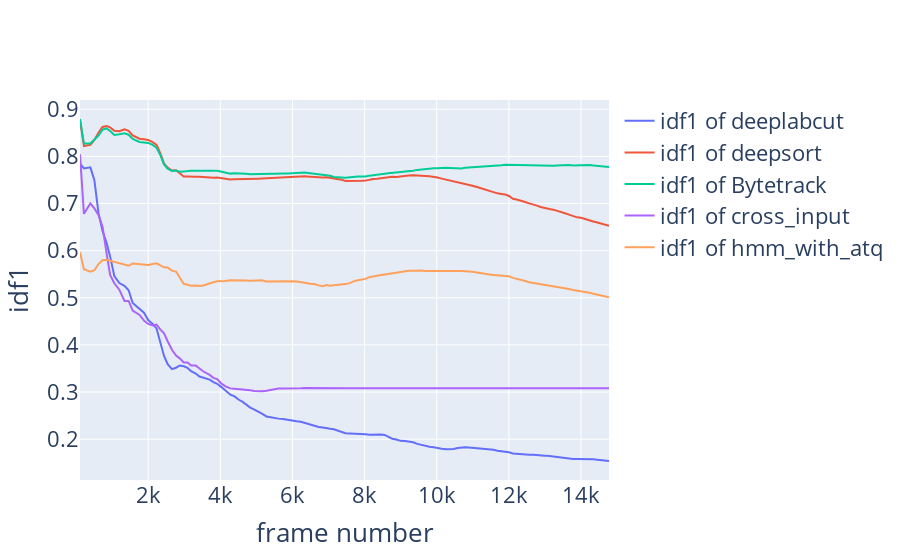
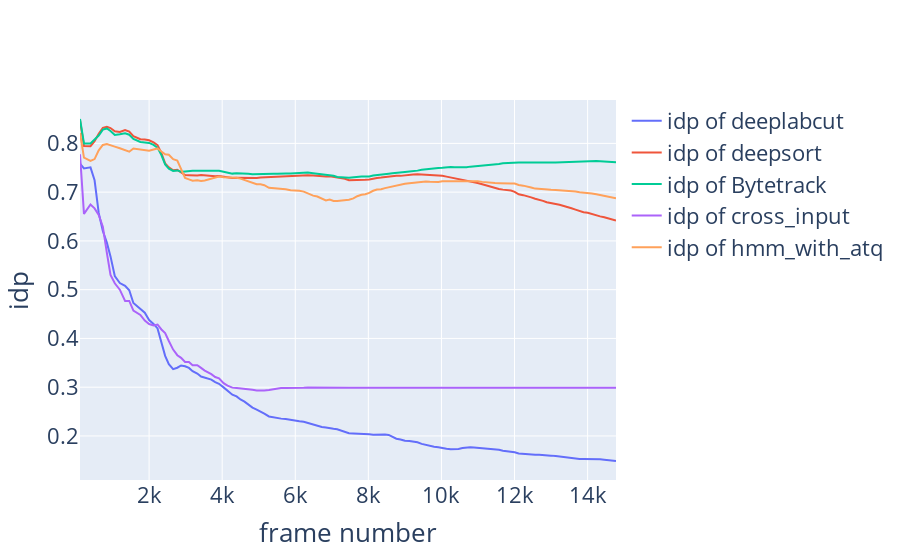
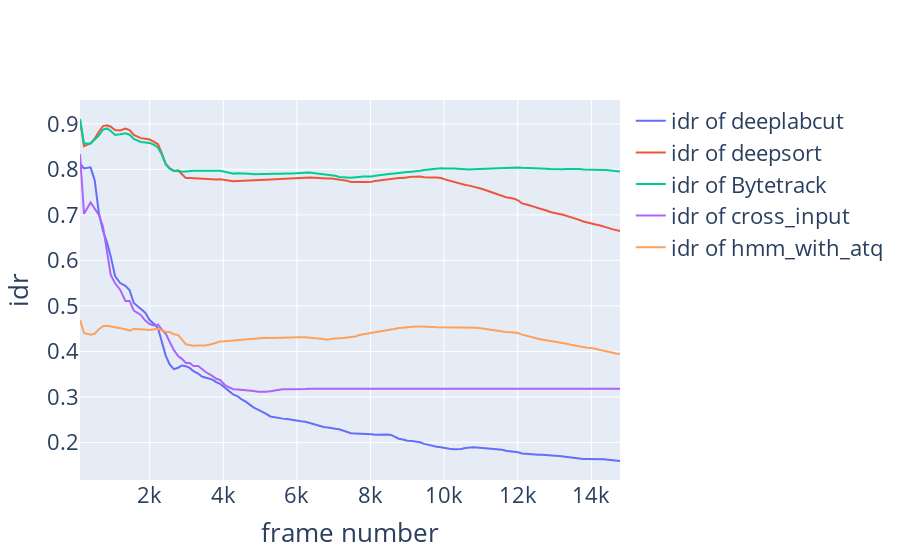
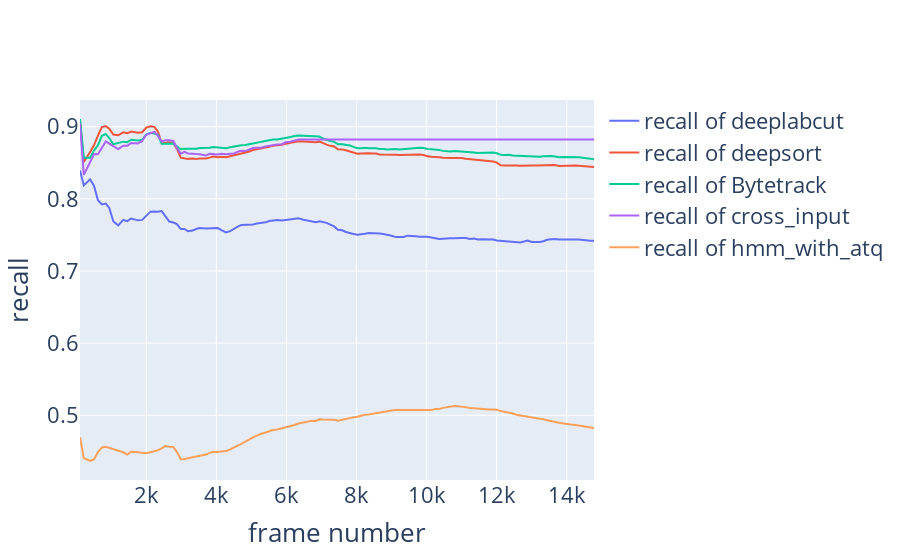

The notebook cell saved with these charts, in order:
### Code cell
#dct={"Bytetrack":"Bytetrack.json", "cross_input":"cross_input.json", "deepsort_smoothed_resut_without_max_thres":"deepsort_smoothed_resut_without_max_thres.json","deeplabcut":"deeplabcut_training.h5"}# 
dct={"Bytetrack":"Bytetrack.json",  "hmm_with_atq":"GR77_20200512_111314_with_atq_tracking_with_HMM_result_feeder.json", "deepsort":"deepsort_smoothed_resut_without_max_thres.json","deeplabcut":"deeplabcut.json", "cross_input":"cross_input.json"}# 

#"hmm_with_atq":"GR77_20200512_111314_with_atq_tracking_with_HMM_resut782.json"#
import pandas as pd
import copy
for idx, method in enumerate(dct.keys()):
    df_tmp = pd.read_excel(method+"_Tracking_result.xlsx")
    df_tmp.index = df_tmp['index']
    df_tmp = df_tmp.drop(['index'], axis=1)

    if idx>0:
        df_final = pd.merge(df_final, df_tmp, left_index=True, right_index=True)
    else:
        print(df_tmp)
        df_first =copy.deepcopy(df_tmp)
        df_final =df_tmp
    
"""df_deepsort=pd.read_excel("deepsort_Tracking_result.xlsx")
df_deepsort.index = df_deepsort['index']

df_Bytetrack=pd.read_excel("Bytetrack_Tracking_result.xlsx")
df_Bytetrack.index = df_Bytetrack['index']

df_deeplabcut = pd.read_excel("deeplabcut_Tracking_result.xlsx")
df_deeplabcut.index = df_deeplabcut['index']

df_deepsort_smoothed = pd.read_excel("deepsort_smoothed_Tracking_result.xlsx")
df_deepsort_smoothed.index = df_deepsort_smoothed['index']

df_deepsort_smoothed_without_max =  pd.read_excel("deepsort_smoothed_resut_without_max_thres_Tracking_result.xlsx")
df_deepsort_smoothed_without_max.index =  df_deepsort_smoothed_without_max["index"]

df_cross_input =  pd.read_excel("cross_input_Tracking_result.xlsx")
df_cross_input.index =  df_cross_input["index"]

df_hmm=  pd.read_excel("hmm_with_atq_Tracking_result.xlsx")
df_hmm.index =  df_hmm["index"]



df = pd.merge(df_deepsort, df_deeplabcut, left_index=True, right_index=True)
df2 = pd.merge(df, df_deepsort_smoothed, left_index=True, right_index=True)
df3 = pd.merge(df2, df_deepsort_smoothed_without_max, left_index=True, right_index=True)
df4= pd.merge(df3, df_Bytetrack, left_index=True, right_index=True)
df5= pd.merge(df4, df_cross_input, left_index=True, right_index=True)
df6= pd.merge(df5, df_hmm, left_index=True, right_index=True)

df=df6
print(df.columns)
"""
import plotly.express as px
import plotly.graph_objects as go

df=  df_final
print(df.columns)
for col in df_first:# ["num_switches","mota", "idf1"]:# df_first: #['idp', 'mota','idr', idf1 ]:#
    col =col.split('_Bytetrack')[0]
    if "index" not in col:
        fig = go.Figure()
        print(col)
        """fig.add_trace(go.Scatter(x=df.index.values, y=df[col+"_deepsort"].values,
                            mode='lines',
                            name=col+' of deepsort'))

        fig.add_trace(go.Scatter(x=df.index.values, y=df[col+"_deepsort_smoothed"].values,
                                mode='lines',
                                name=col+' of deepsort_smoothed'))"""

        fig.add_trace(go.Scatter(x=df.index.values, y=df[col+"_deeplabcut"].values,
                            mode='lines',
                            name=col+' of deeplabcut'))
        
        fig.add_trace(go.Scatter(x=df.index.values, y=df[col+"_deepsort"].values,
                            mode='lines',
                            name=col+' of deepsort'))
        fig.add_trace(go.Scatter(x=df.index.values, y=df[col+"_Bytetrack"].values,
                            mode='lines',
                            name=col+' of Bytetrack'))
        fig.add_trace(go.Scatter(x=df.index.values, y=df[col+"_cross_input"].values,
                            mode='lines',
                            name=col+' of cross_input'))
        fig.add_trace(go.Scatter(x=df.index.values, y=df[col+"_hmm_with_atq"].values,
                            mode='lines',
                            name=col+' of hmm_with_atq'))
        fig.update_layout(
            xaxis_title="frame number",
            yaxis_title=col,
            
            
    font=dict(
             #   color="black",
                size=22
            ),
                      
            )
        fig.show()

### Figure 1 — Plotly figure (JSON) as saved in the notebook; plotly's stock layout.template omitted (floating-point values rounded to 4 significant figures; data arrays with more than 128 entries replaced by an {"elided": "..."} marker saying what was removed)
{"data": [{"mode": "lines", "name": "idf1 of deeplabcut", "type": "scatter", "x": {"elided": "131 mixed values"}, "y": {"elided": "131 float values"}}, {"mode": "lines", "name": "idf1 of deepsort", "type": "scatter", "x": {"elided": "131 mixed values"}, "y": {"elided": "131 float values"}}, {"mode": "lines", "name": "idf1 of Bytetrack", "type": "scatter", "x": {"elided": "131 mixed values"}, "y": {"elided": "131 float values"}}, {"mode": "lines", "name": "idf1 of cross_input", "type": "scatter", "x": {"elided": "131 mixed values"}, "y": {"elided": "131 float values"}}, {"mode": "lines", "name": "idf1 of hmm_with_atq", "type": "scatter", "x": {"elided": "131 mixed values"}, "y": {"elided": "131 float values"}}], "layout": {"font": {"size": 22}, "xaxis": {"title": {"text": "frame number"}}, "yaxis": {"title": {"text": "idf1"}}}}

### Figure 2 — Plotly figure (JSON) as saved in the notebook; plotly's stock layout.template omitted (floating-point values rounded to 4 significant figures; data arrays with more than 128 entries replaced by an {"elided": "..."} marker saying what was removed)
{"data": [{"mode": "lines", "name": "idp of deeplabcut", "type": "scatter", "x": {"elided": "131 mixed values"}, "y": {"elided": "131 float values"}}, {"mode": "lines", "name": "idp of deepsort", "type": "scatter", "x": {"elided": "131 mixed values"}, "y": {"elided": "131 float values"}}, {"mode": "lines", "name": "idp of Bytetrack", "type": "scatter", "x": {"elided": "131 mixed values"}, "y": {"elided": "131 float values"}}, {"mode": "lines", "name": "idp of cross_input", "type": "scatter", "x": {"elided": "131 mixed values"}, "y": {"elided": "131 float values"}}, {"mode": "lines", "name": "idp of hmm_with_atq", "type": "scatter", "x": {"elided": "131 mixed values"}, "y": {"elided": "131 float values"}}], "layout": {"font": {"size": 22}, "xaxis": {"title": {"text": "frame number"}}, "yaxis": {"title": {"text": "idp"}}}}

### Figure 3 — Plotly figure (JSON) as saved in the notebook; plotly's stock layout.template omitted (floating-point values rounded to 4 significant figures; data arrays with more than 128 entries replaced by an {"elided": "..."} marker saying what was removed)
{"data": [{"mode": "lines", "name": "idr of deeplabcut", "type": "scatter", "x": {"elided": "131 mixed values"}, "y": {"elided": "131 float values"}}, {"mode": "lines", "name": "idr of deepsort", "type": "scatter", "x": {"elided": "131 mixed values"}, "y": {"elided": "131 float values"}}, {"mode": "lines", "name": "idr of Bytetrack", "type": "scatter", "x": {"elided": "131 mixed values"}, "y": {"elided": "131 float values"}}, {"mode": "lines", "name": "idr of cross_input", "type": "scatter", "x": {"elided": "131 mixed values"}, "y": {"elided": "131 float values"}}, {"mode": "lines", "name": "idr of hmm_with_atq", "type": "scatter", "x": {"elided": "131 mixed values"}, "y": {"elided": "131 float values"}}], "layout": {"font": {"size": 22}, "xaxis": {"title": {"text": "frame number"}}, "yaxis": {"title": {"text": "idr"}}}}

### Figure 4 — Plotly figure (JSON) as saved in the notebook; plotly's stock layout.template omitted (floating-point values rounded to 4 significant figures; data arrays with more than 128 entries replaced by an {"elided": "..."} marker saying what was removed)
{"data": [{"mode": "lines", "name": "recall of deeplabcut", "type": "scatter", "x": {"elided": "131 mixed values"}, "y": {"elided": "131 float values"}}, {"mode": "lines", "name": "recall of deepsort", "type": "scatter", "x": {"elided": "131 mixed values"}, "y": {"elided": "131 float values"}}, {"mode": "lines", "name": "recall of Bytetrack", "type": "scatter", "x": {"elided": "131 mixed values"}, "y": {"elided": "131 float values"}}, {"mode": "lines", "name": "recall of cross_input", "type": "scatter", "x": {"elided": "131 mixed values"}, "y": {"elided": "131 float values"}}, {"mode": "lines", "name": "recall of hmm_with_atq", "type": "scatter", "x": {"elided": "131 mixed values"}, "y": {"elided": "131 float values"}}], "layout": {"font": {"size": 22}, "xaxis": {"title": {"text": "frame number"}}, "yaxis": {"title": {"text": "recall"}}}}
